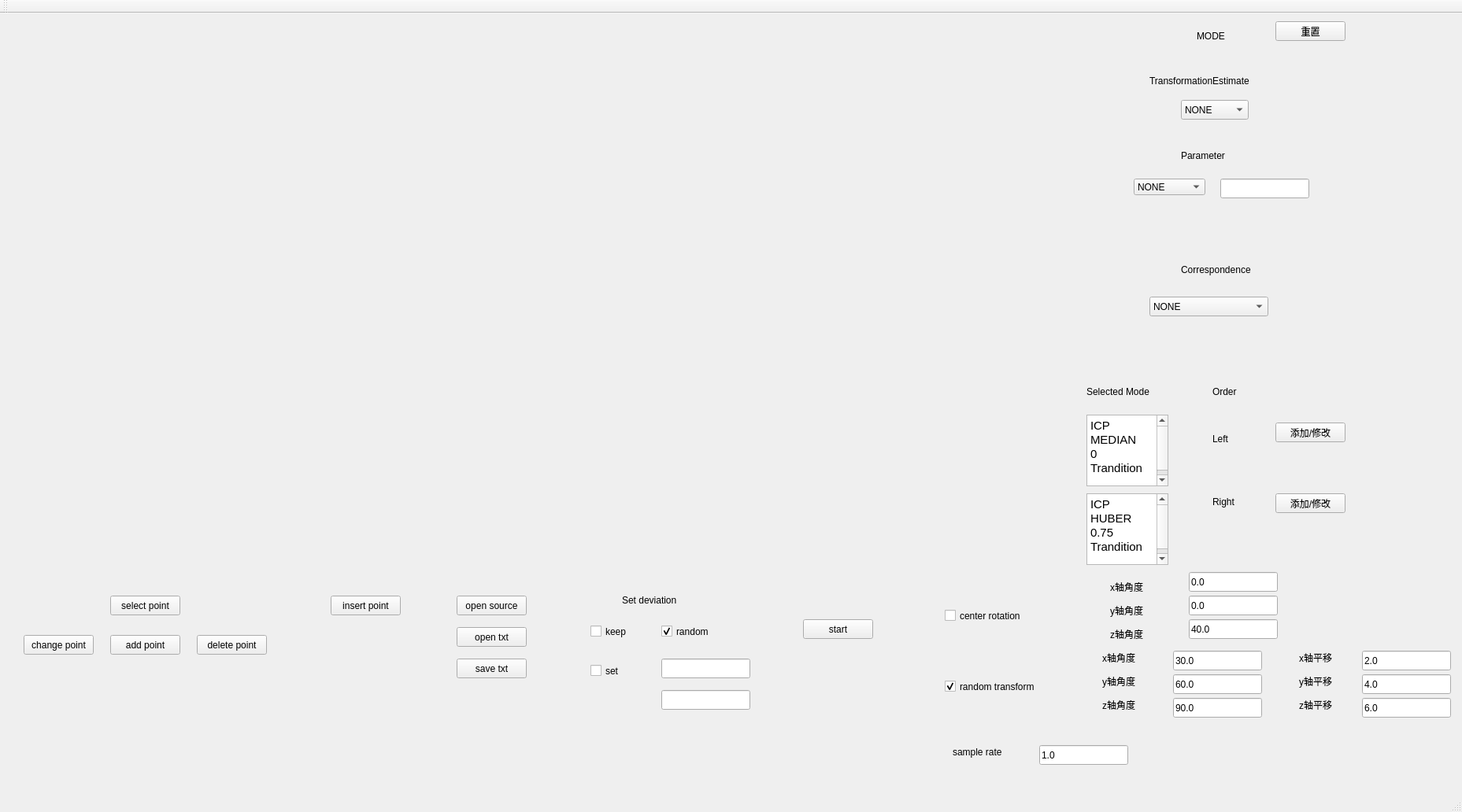
<?xml version="1.0" encoding="UTF-8"?>
<ui version="4.0">
 <class>MainWindow</class>
 <widget class="QMainWindow" name="MainWindow">
  <property name="geometry">
   <rect>
    <x>0</x>
    <y>0</y>
    <width>1857</width>
    <height>1032</height>
   </rect>
  </property>
  <property name="windowTitle">
   <string>MainWindow</string>
  </property>
  <widget class="QWidget" name="centralWidget">
   <widget class="QPushButton" name="change_point">
    <property name="geometry">
     <rect>
      <x>30</x>
      <y>790</y>
      <width>89</width>
      <height>25</height>
     </rect>
    </property>
    <property name="text">
     <string>change point</string>
    </property>
   </widget>
   <widget class="QPushButton" name="open_source">
    <property name="geometry">
     <rect>
      <x>580</x>
      <y>740</y>
      <width>89</width>
      <height>25</height>
     </rect>
    </property>
    <property name="text">
     <string>open source</string>
    </property>
   </widget>
   <widget class="QPushButton" name="insert_point">
    <property name="geometry">
     <rect>
      <x>420</x>
      <y>740</y>
      <width>89</width>
      <height>25</height>
     </rect>
    </property>
    <property name="text">
     <string>insert point</string>
    </property>
   </widget>
   <widget class="QPushButton" name="delete_point">
    <property name="geometry">
     <rect>
      <x>250</x>
      <y>790</y>
      <width>89</width>
      <height>25</height>
     </rect>
    </property>
    <property name="text">
     <string>delete point</string>
    </property>
   </widget>
   <widget class="QPushButton" name="Start">
    <property name="geometry">
     <rect>
      <x>1020</x>
      <y>770</y>
      <width>89</width>
      <height>25</height>
     </rect>
    </property>
    <property name="text">
     <string>start</string>
    </property>
   </widget>
   <widget class="QLabel" name="label">
    <property name="geometry">
     <rect>
      <x>1520</x>
      <y>20</y>
      <width>67</width>
      <height>17</height>
     </rect>
    </property>
    <property name="text">
     <string>MODE</string>
    </property>
   </widget>
   <widget class="QLabel" name="label_2">
    <property name="geometry">
     <rect>
      <x>1460</x>
      <y>70</y>
      <width>181</width>
      <height>31</height>
     </rect>
    </property>
    <property name="text">
     <string>TransformationEstimate</string>
    </property>
   </widget>
   <widget class="QLabel" name="label_3">
    <property name="geometry">
     <rect>
      <x>1500</x>
      <y>310</y>
      <width>141</width>
      <height>31</height>
     </rect>
    </property>
    <property name="text">
     <string>Correspondence</string>
    </property>
   </widget>
   <widget class="QLabel" name="label_5">
    <property name="geometry">
     <rect>
      <x>1500</x>
      <y>170</y>
      <width>101</width>
      <height>21</height>
     </rect>
    </property>
    <property name="text">
     <string>Parameter</string>
    </property>
   </widget>
   <widget class="QComboBox" name="Paraments">
    <property name="geometry">
     <rect>
      <x>1440</x>
      <y>210</y>
      <width>91</width>
      <height>21</height>
     </rect>
    </property>
    <item>
     <property name="text">
      <string>NONE</string>
     </property>
    </item>
    <item>
     <property name="text">
      <string>PNORM</string>
     </property>
    </item>
    <item>
     <property name="text">
      <string>TUKEY</string>
     </property>
    </item>
    <item>
     <property name="text">
      <string>HUBER</string>
     </property>
    </item>
    <item>
     <property name="text">
      <string>MEDIAN</string>
     </property>
    </item>
    <item>
     <property name="text">
      <string>DIS_TUKEY</string>
     </property>
    </item>
    <item>
     <property name="text">
      <string>FAIR</string>
     </property>
    </item>
    <item>
     <property name="text">
      <string>LOGISTIC</string>
     </property>
    </item>
    <item>
     <property name="text">
      <string>TRIMMED</string>
     </property>
    </item>
    <item>
     <property name="text">
      <string>DIS_PNORM</string>
     </property>
    </item>
    <item>
     <property name="text">
      <string>TANH</string>
     </property>
    </item>
    <item>
     <property name="text">
      <string>SET</string>
     </property>
    </item>
   </widget>
   <widget class="QLabel" name="label_4">
    <property name="geometry">
     <rect>
      <x>1380</x>
      <y>470</y>
      <width>121</width>
      <height>21</height>
     </rect>
    </property>
    <property name="text">
     <string>Selected Mode</string>
    </property>
   </widget>
   <widget class="QPushButton" name="Mode_Add_ONE">
    <property name="geometry">
     <rect>
      <x>1620</x>
      <y>520</y>
      <width>89</width>
      <height>25</height>
     </rect>
    </property>
    <property name="text">
     <string>添加/修改</string>
    </property>
   </widget>
   <widget class="QPushButton" name="MODE_ADD_TWO">
    <property name="geometry">
     <rect>
      <x>1620</x>
      <y>610</y>
      <width>89</width>
      <height>25</height>
     </rect>
    </property>
    <property name="text">
     <string>添加/修改</string>
    </property>
   </widget>
   <widget class="QLabel" name="label_6">
    <property name="geometry">
     <rect>
      <x>1540</x>
      <y>470</y>
      <width>121</width>
      <height>21</height>
     </rect>
    </property>
    <property name="text">
     <string>Order</string>
    </property>
   </widget>
   <widget class="QVTKWidget" name="CloudViewer">
    <property name="geometry">
     <rect>
      <x>10</x>
      <y>10</y>
      <width>1281</width>
      <height>701</height>
     </rect>
    </property>
   </widget>
   <widget class="QPushButton" name="open_txt">
    <property name="geometry">
     <rect>
      <x>580</x>
      <y>780</y>
      <width>89</width>
      <height>25</height>
     </rect>
    </property>
    <property name="text">
     <string>open txt</string>
    </property>
   </widget>
   <widget class="QLabel" name="label_7">
    <property name="geometry">
     <rect>
      <x>790</x>
      <y>730</y>
      <width>141</width>
      <height>31</height>
     </rect>
    </property>
    <property name="text">
     <string>Set deviation</string>
    </property>
   </widget>
   <widget class="QCheckBox" name="deviation_keep">
    <property name="geometry">
     <rect>
      <x>750</x>
      <y>770</y>
      <width>101</width>
      <height>31</height>
     </rect>
    </property>
    <property name="text">
     <string>keep</string>
    </property>
   </widget>
   <widget class="QCheckBox" name="deviation_random">
    <property name="enabled">
     <bool>true</bool>
    </property>
    <property name="geometry">
     <rect>
      <x>840</x>
      <y>770</y>
      <width>101</width>
      <height>31</height>
     </rect>
    </property>
    <property name="text">
     <string>random</string>
    </property>
    <property name="checked">
     <bool>true</bool>
    </property>
   </widget>
   <widget class="QLineEdit" name="deviation_set_tough">
    <property name="geometry">
     <rect>
      <x>840</x>
      <y>820</y>
      <width>113</width>
      <height>25</height>
     </rect>
    </property>
   </widget>
   <widget class="QCheckBox" name="deviation_set">
    <property name="geometry">
     <rect>
      <x>750</x>
      <y>820</y>
      <width>101</width>
      <height>31</height>
     </rect>
    </property>
    <property name="text">
     <string>set</string>
    </property>
   </widget>
   <widget class="QLineEdit" name="deviation_set_fine">
    <property name="geometry">
     <rect>
      <x>840</x>
      <y>860</y>
      <width>113</width>
      <height>25</height>
     </rect>
    </property>
   </widget>
   <widget class="QComboBox" name="Translation_Estimate">
    <property name="geometry">
     <rect>
      <x>1500</x>
      <y>110</y>
      <width>86</width>
      <height>25</height>
     </rect>
    </property>
    <property name="currentIndex">
     <number>0</number>
    </property>
    <item>
     <property name="text">
      <string>NONE</string>
     </property>
    </item>
    <item>
     <property name="text">
      <string>ICP</string>
     </property>
    </item>
    <item>
     <property name="text">
      <string>PTP</string>
     </property>
    </item>
    <item>
     <property name="text">
      <string>DSPR</string>
     </property>
    </item>
    <item>
     <property name="text">
      <string>SAICP</string>
     </property>
    </item>
    <item>
     <property name="text">
      <string>PSO</string>
     </property>
    </item>
    <item>
     <property name="text">
      <string>PTL</string>
     </property>
    </item>
    <item>
     <property name="text">
      <string>Combin</string>
     </property>
    </item>
    <item>
     <property name="text">
      <string>RAICP</string>
     </property>
    </item>
   </widget>
   <widget class="QComboBox" name="Correspond">
    <property name="geometry">
     <rect>
      <x>1460</x>
      <y>360</y>
      <width>151</width>
      <height>25</height>
     </rect>
    </property>
    <item>
     <property name="text">
      <string>NONE</string>
     </property>
    </item>
    <item>
     <property name="text">
      <string>Trandition</string>
     </property>
    </item>
    <item>
     <property name="text">
      <string>Direction Constraint</string>
     </property>
    </item>
    <item>
     <property name="text">
      <string>Fit Plane</string>
     </property>
    </item>
   </widget>
   <widget class="QLineEdit" name="Paraments_Value">
    <property name="geometry">
     <rect>
      <x>1550</x>
      <y>210</y>
      <width>113</width>
      <height>25</height>
     </rect>
    </property>
   </widget>
   <widget class="QLabel" name="label_8">
    <property name="geometry">
     <rect>
      <x>1540</x>
      <y>530</y>
      <width>121</width>
      <height>21</height>
     </rect>
    </property>
    <property name="text">
     <string>Left</string>
    </property>
   </widget>
   <widget class="QLabel" name="Mode_Add_2">
    <property name="geometry">
     <rect>
      <x>1540</x>
      <y>610</y>
      <width>121</width>
      <height>21</height>
     </rect>
    </property>
    <property name="text">
     <string>Right</string>
    </property>
   </widget>
   <widget class="QPushButton" name="Reset_Mode">
    <property name="geometry">
     <rect>
      <x>1620</x>
      <y>10</y>
      <width>89</width>
      <height>25</height>
     </rect>
    </property>
    <property name="text">
     <string>重置</string>
    </property>
   </widget>
   <widget class="QPushButton" name="save_txt">
    <property name="geometry">
     <rect>
      <x>580</x>
      <y>820</y>
      <width>89</width>
      <height>25</height>
     </rect>
    </property>
    <property name="text">
     <string>save txt</string>
    </property>
   </widget>
   <widget class="QTextEdit" name="Selected_Mode_1">
    <property name="geometry">
     <rect>
      <x>1380</x>
      <y>510</y>
      <width>104</width>
      <height>91</height>
     </rect>
    </property>
    <property name="html">
     <string>&lt;!DOCTYPE HTML PUBLIC &quot;-//W3C//DTD HTML 4.0//EN&quot; &quot;http://www.w3.org/TR/REC-html40/strict.dtd&quot;&gt;
&lt;html&gt;&lt;head&gt;&lt;meta name=&quot;qrichtext&quot; content=&quot;1&quot; /&gt;&lt;style type=&quot;text/css&quot;&gt;
p, li { white-space: pre-wrap; }
&lt;/style&gt;&lt;/head&gt;&lt;body style=&quot; font-family:'Ubuntu'; font-size:11pt; font-weight:400; font-style:normal;&quot;&gt;
&lt;p style=&quot; margin-top:0px; margin-bottom:0px; margin-left:0px; margin-right:0px; -qt-block-indent:0; text-indent:0px;&quot;&gt;ICP&lt;/p&gt;
&lt;p style=&quot; margin-top:0px; margin-bottom:0px; margin-left:0px; margin-right:0px; -qt-block-indent:0; text-indent:0px;&quot;&gt;MEDIAN&lt;/p&gt;
&lt;p style=&quot; margin-top:0px; margin-bottom:0px; margin-left:0px; margin-right:0px; -qt-block-indent:0; text-indent:0px;&quot;&gt;0&lt;/p&gt;
&lt;p style=&quot; margin-top:0px; margin-bottom:0px; margin-left:0px; margin-right:0px; -qt-block-indent:0; text-indent:0px;&quot;&gt;Trandition&lt;/p&gt;
&lt;p style=&quot;-qt-paragraph-type:empty; margin-top:0px; margin-bottom:0px; margin-left:0px; margin-right:0px; -qt-block-indent:0; text-indent:0px;&quot;&gt;&lt;br /&gt;&lt;/p&gt;&lt;/body&gt;&lt;/html&gt;</string>
    </property>
   </widget>
   <widget class="QTextEdit" name="Selected_Mode_2">
    <property name="geometry">
     <rect>
      <x>1380</x>
      <y>610</y>
      <width>104</width>
      <height>91</height>
     </rect>
    </property>
    <property name="html">
     <string>&lt;!DOCTYPE HTML PUBLIC &quot;-//W3C//DTD HTML 4.0//EN&quot; &quot;http://www.w3.org/TR/REC-html40/strict.dtd&quot;&gt;
&lt;html&gt;&lt;head&gt;&lt;meta name=&quot;qrichtext&quot; content=&quot;1&quot; /&gt;&lt;style type=&quot;text/css&quot;&gt;
p, li { white-space: pre-wrap; }
&lt;/style&gt;&lt;/head&gt;&lt;body style=&quot; font-family:'Ubuntu'; font-size:11pt; font-weight:400; font-style:normal;&quot;&gt;
&lt;p style=&quot; margin-top:0px; margin-bottom:0px; margin-left:0px; margin-right:0px; -qt-block-indent:0; text-indent:0px;&quot;&gt;ICP&lt;/p&gt;
&lt;p style=&quot; margin-top:0px; margin-bottom:0px; margin-left:0px; margin-right:0px; -qt-block-indent:0; text-indent:0px;&quot;&gt;HUBER&lt;/p&gt;
&lt;p style=&quot; margin-top:0px; margin-bottom:0px; margin-left:0px; margin-right:0px; -qt-block-indent:0; text-indent:0px;&quot;&gt;0.75&lt;/p&gt;
&lt;p style=&quot; margin-top:0px; margin-bottom:0px; margin-left:0px; margin-right:0px; -qt-block-indent:0; text-indent:0px;&quot;&gt;Trandition&lt;/p&gt;
&lt;p style=&quot;-qt-paragraph-type:empty; margin-top:0px; margin-bottom:0px; margin-left:0px; margin-right:0px; -qt-block-indent:0; text-indent:0px;&quot;&gt;&lt;br /&gt;&lt;/p&gt;&lt;/body&gt;&lt;/html&gt;</string>
    </property>
   </widget>
   <widget class="QPushButton" name="add_point">
    <property name="geometry">
     <rect>
      <x>140</x>
      <y>790</y>
      <width>89</width>
      <height>25</height>
     </rect>
    </property>
    <property name="text">
     <string>add point</string>
    </property>
   </widget>
   <widget class="QPushButton" name="select_point">
    <property name="geometry">
     <rect>
      <x>140</x>
      <y>740</y>
      <width>89</width>
      <height>25</height>
     </rect>
    </property>
    <property name="text">
     <string>select point</string>
    </property>
   </widget>
   <widget class="QCheckBox" name="center_rotation">
    <property name="geometry">
     <rect>
      <x>1200</x>
      <y>750</y>
      <width>141</width>
      <height>31</height>
     </rect>
    </property>
    <property name="text">
     <string>center rotation</string>
    </property>
   </widget>
   <widget class="QCheckBox" name="random_transform">
    <property name="geometry">
     <rect>
      <x>1200</x>
      <y>840</y>
      <width>151</width>
      <height>31</height>
     </rect>
    </property>
    <property name="text">
     <string>random transform</string>
    </property>
    <property name="checked">
     <bool>true</bool>
    </property>
   </widget>
   <widget class="QLineEdit" name="xc_angle">
    <property name="geometry">
     <rect>
      <x>1510</x>
      <y>710</y>
      <width>113</width>
      <height>25</height>
     </rect>
    </property>
    <property name="text">
     <string>0.0</string>
    </property>
   </widget>
   <widget class="QLabel" name="label_9">
    <property name="geometry">
     <rect>
      <x>1410</x>
      <y>720</y>
      <width>67</width>
      <height>17</height>
     </rect>
    </property>
    <property name="text">
     <string>x轴角度</string>
    </property>
   </widget>
   <widget class="QLabel" name="label_10">
    <property name="geometry">
     <rect>
      <x>1410</x>
      <y>750</y>
      <width>67</width>
      <height>17</height>
     </rect>
    </property>
    <property name="text">
     <string>y轴角度</string>
    </property>
   </widget>
   <widget class="QLabel" name="label_11">
    <property name="geometry">
     <rect>
      <x>1410</x>
      <y>780</y>
      <width>67</width>
      <height>17</height>
     </rect>
    </property>
    <property name="text">
     <string>z轴角度</string>
    </property>
   </widget>
   <widget class="QLineEdit" name="yc_angle">
    <property name="geometry">
     <rect>
      <x>1510</x>
      <y>740</y>
      <width>113</width>
      <height>25</height>
     </rect>
    </property>
    <property name="text">
     <string>0.0</string>
    </property>
   </widget>
   <widget class="QLineEdit" name="zc_angle">
    <property name="geometry">
     <rect>
      <x>1510</x>
      <y>770</y>
      <width>113</width>
      <height>25</height>
     </rect>
    </property>
    <property name="text">
     <string>40.0</string>
    </property>
   </widget>
   <widget class="QLabel" name="label_12">
    <property name="geometry">
     <rect>
      <x>1400</x>
      <y>840</y>
      <width>67</width>
      <height>17</height>
     </rect>
    </property>
    <property name="text">
     <string>y轴角度</string>
    </property>
   </widget>
   <widget class="QLabel" name="label_13">
    <property name="geometry">
     <rect>
      <x>1400</x>
      <y>810</y>
      <width>67</width>
      <height>17</height>
     </rect>
    </property>
    <property name="text">
     <string>x轴角度</string>
    </property>
   </widget>
   <widget class="QLabel" name="label_14">
    <property name="geometry">
     <rect>
      <x>1400</x>
      <y>870</y>
      <width>67</width>
      <height>17</height>
     </rect>
    </property>
    <property name="text">
     <string>z轴角度</string>
    </property>
   </widget>
   <widget class="QLineEdit" name="yr_angle">
    <property name="geometry">
     <rect>
      <x>1490</x>
      <y>840</y>
      <width>113</width>
      <height>25</height>
     </rect>
    </property>
    <property name="text">
     <string>60.0</string>
    </property>
   </widget>
   <widget class="QLineEdit" name="zr_angle">
    <property name="geometry">
     <rect>
      <x>1490</x>
      <y>870</y>
      <width>113</width>
      <height>25</height>
     </rect>
    </property>
    <property name="text">
     <string>90.0</string>
    </property>
   </widget>
   <widget class="QLineEdit" name="xr_angle">
    <property name="geometry">
     <rect>
      <x>1490</x>
      <y>810</y>
      <width>113</width>
      <height>25</height>
     </rect>
    </property>
    <property name="text">
     <string>30.0</string>
    </property>
   </widget>
   <widget class="QLabel" name="label_15">
    <property name="geometry">
     <rect>
      <x>1650</x>
      <y>840</y>
      <width>67</width>
      <height>17</height>
     </rect>
    </property>
    <property name="text">
     <string>y轴平移</string>
    </property>
   </widget>
   <widget class="QLabel" name="label_16">
    <property name="geometry">
     <rect>
      <x>1650</x>
      <y>810</y>
      <width>67</width>
      <height>17</height>
     </rect>
    </property>
    <property name="text">
     <string>x轴平移</string>
    </property>
   </widget>
   <widget class="QLabel" name="label_17">
    <property name="geometry">
     <rect>
      <x>1650</x>
      <y>870</y>
      <width>67</width>
      <height>17</height>
     </rect>
    </property>
    <property name="text">
     <string>z轴平移</string>
    </property>
   </widget>
   <widget class="QLineEdit" name="yr_distance">
    <property name="geometry">
     <rect>
      <x>1730</x>
      <y>840</y>
      <width>113</width>
      <height>25</height>
     </rect>
    </property>
    <property name="text">
     <string>4.0</string>
    </property>
   </widget>
   <widget class="QLineEdit" name="zr_distance">
    <property name="geometry">
     <rect>
      <x>1730</x>
      <y>870</y>
      <width>113</width>
      <height>25</height>
     </rect>
    </property>
    <property name="text">
     <string>6.0</string>
    </property>
   </widget>
   <widget class="QLineEdit" name="xr_distance">
    <property name="geometry">
     <rect>
      <x>1730</x>
      <y>810</y>
      <width>113</width>
      <height>25</height>
     </rect>
    </property>
    <property name="text">
     <string>2.0</string>
    </property>
   </widget>
   <widget class="QLabel" name="label_18">
    <property name="geometry">
     <rect>
      <x>1210</x>
      <y>930</y>
      <width>91</width>
      <height>17</height>
     </rect>
    </property>
    <property name="text">
     <string>sample rate</string>
    </property>
   </widget>
   <widget class="QLineEdit" name="sample_rate">
    <property name="geometry">
     <rect>
      <x>1320</x>
      <y>930</y>
      <width>113</width>
      <height>25</height>
     </rect>
    </property>
    <property name="text">
     <string>1.0</string>
    </property>
   </widget>
   <zorder>CloudViewer</zorder>
   <zorder>change_point</zorder>
   <zorder>open_source</zorder>
   <zorder>insert_point</zorder>
   <zorder>delete_point</zorder>
   <zorder>Start</zorder>
   <zorder>label</zorder>
   <zorder>label_2</zorder>
   <zorder>label_3</zorder>
   <zorder>label_5</zorder>
   <zorder>Paraments</zorder>
   <zorder>label_4</zorder>
   <zorder>Mode_Add_ONE</zorder>
   <zorder>MODE_ADD_TWO</zorder>
   <zorder>label_6</zorder>
   <zorder>open_txt</zorder>
   <zorder>label_7</zorder>
   <zorder>deviation_keep</zorder>
   <zorder>deviation_random</zorder>
   <zorder>deviation_set_tough</zorder>
   <zorder>deviation_set</zorder>
   <zorder>deviation_set_fine</zorder>
   <zorder>Translation_Estimate</zorder>
   <zorder>Correspond</zorder>
   <zorder>Paraments_Value</zorder>
   <zorder>label_8</zorder>
   <zorder>Mode_Add_2</zorder>
   <zorder>Reset_Mode</zorder>
   <zorder>save_txt</zorder>
   <zorder>Selected_Mode_1</zorder>
   <zorder>Selected_Mode_2</zorder>
   <zorder>add_point</zorder>
   <zorder>select_point</zorder>
   <zorder>center_rotation</zorder>
   <zorder>random_transform</zorder>
   <zorder>xc_angle</zorder>
   <zorder>label_9</zorder>
   <zorder>label_10</zorder>
   <zorder>label_11</zorder>
   <zorder>yc_angle</zorder>
   <zorder>zc_angle</zorder>
   <zorder>label_12</zorder>
   <zorder>label_13</zorder>
   <zorder>label_14</zorder>
   <zorder>yr_angle</zorder>
   <zorder>zr_angle</zorder>
   <zorder>xr_angle</zorder>
   <zorder>label_15</zorder>
   <zorder>label_16</zorder>
   <zorder>label_17</zorder>
   <zorder>yr_distance</zorder>
   <zorder>zr_distance</zorder>
   <zorder>xr_distance</zorder>
   <zorder>label_18</zorder>
   <zorder>sample_rate</zorder>
  </widget>
  <widget class="QMenuBar" name="menuBar">
   <property name="geometry">
    <rect>
     <x>0</x>
     <y>0</y>
     <width>1857</width>
     <height>28</height>
    </rect>
   </property>
  </widget>
  <widget class="QToolBar" name="mainToolBar">
   <attribute name="toolBarArea">
    <enum>TopToolBarArea</enum>
   </attribute>
   <attribute name="toolBarBreak">
    <bool>false</bool>
   </attribute>
  </widget>
  <widget class="QStatusBar" name="statusBar"/>
 </widget>
 <layoutdefault spacing="6" margin="11"/>
 <customwidgets>
  <customwidget>
   <class>QVTKWidget</class>
   <extends>QWidget</extends>
   <header>QVTKWidget.h</header>
  </customwidget>
 </customwidgets>
 <resources/>
 <connections/>
</ui>
